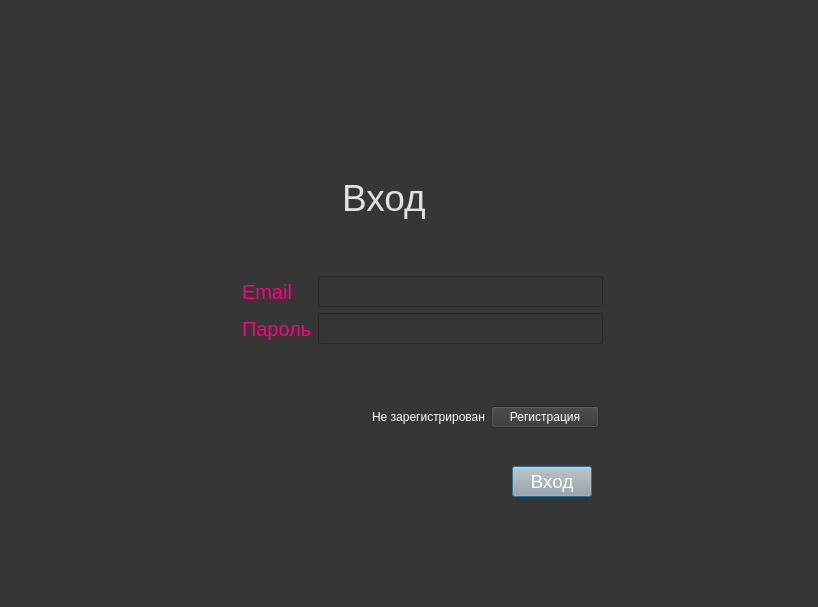
<?xml version="1.0" encoding="UTF-8"?>
<ui version="4.0">
 <class>Dialog</class>
 <widget class="QDialog" name="Dialog">
  <property name="geometry">
   <rect>
    <x>0</x>
    <y>0</y>
    <width>818</width>
    <height>607</height>
   </rect>
  </property>
  <property name="windowTitle">
   <string>Dialog</string>
  </property>
  <property name="styleSheet">
   <string notr="true">background-color: rgb(54, 54, 54);</string>
  </property>
  <widget class="QPushButton" name="loginbutton">
   <property name="geometry">
    <rect>
     <x>512</x>
     <y>466</y>
     <width>80</width>
     <height>31</height>
    </rect>
   </property>
   <property name="styleSheet">
    <string notr="true">background-color: rgb(167, 168, 167); font-size:14pt; color:rgb(255, 255, 255)</string>
   </property>
   <property name="text">
    <string>Вход</string>
   </property>
  </widget>
  <widget class="QWidget" name="layoutWidget">
   <property name="geometry">
    <rect>
     <x>372</x>
     <y>406</y>
     <width>227</width>
     <height>25</height>
    </rect>
   </property>
   <layout class="QFormLayout" name="formLayout">
    <item row="0" column="0">
     <widget class="QLabel" name="label_4">
      <property name="styleSheet">
       <string notr="true">color:rgb(255, 255, 255)</string>
      </property>
      <property name="text">
       <string>Не зарегистрирован</string>
      </property>
     </widget>
    </item>
    <item row="0" column="1">
     <widget class="QPushButton" name="createaccbutton">
      <property name="styleSheet">
       <string notr="true">color:rgb(255, 255, 255)</string>
      </property>
      <property name="text">
       <string>Регистрация</string>
      </property>
     </widget>
    </item>
   </layout>
  </widget>
  <widget class="QLabel" name="label">
   <property name="geometry">
    <rect>
     <x>342</x>
     <y>176</y>
     <width>96</width>
     <height>44</height>
    </rect>
   </property>
   <property name="styleSheet">
    <string notr="true">color:rgb(225, 225, 225); font-size:28pt;</string>
   </property>
   <property name="text">
    <string>Вход</string>
   </property>
  </widget>
  <widget class="QWidget" name="layoutWidget_2">
   <property name="geometry">
    <rect>
     <x>242</x>
     <y>276</y>
     <width>361</width>
     <height>112</height>
    </rect>
   </property>
   <layout class="QFormLayout" name="formLayout_2">
    <item row="0" column="0">
     <widget class="QLabel" name="label_2">
      <property name="styleSheet">
       <string notr="true">font-size:15pt; color:rgb(255, 0, 127)</string>
      </property>
      <property name="text">
       <string>Email</string>
      </property>
     </widget>
    </item>
    <item row="0" column="1">
     <widget class="QLineEdit" name="email">
      <property name="styleSheet">
       <string notr="true">font-size:14pt; color:rgb(243, 243, 243)</string>
      </property>
     </widget>
    </item>
    <item row="3" column="1">
     <widget class="QLineEdit" name="password">
      <property name="styleSheet">
       <string notr="true">font-size:14pt; color:rgb(243, 243, 243)</string>
      </property>
      <property name="text">
       <string/>
      </property>
     </widget>
    </item>
    <item row="3" column="0">
     <widget class="QLabel" name="label_3">
      <property name="styleSheet">
       <string notr="true">font-size:15pt; color:rgb(255, 0, 127)</string>
      </property>
      <property name="text">
       <string>Пароль</string>
      </property>
     </widget>
    </item>
   </layout>
  </widget>
 </widget>
 <resources/>
 <connections/>
</ui>
